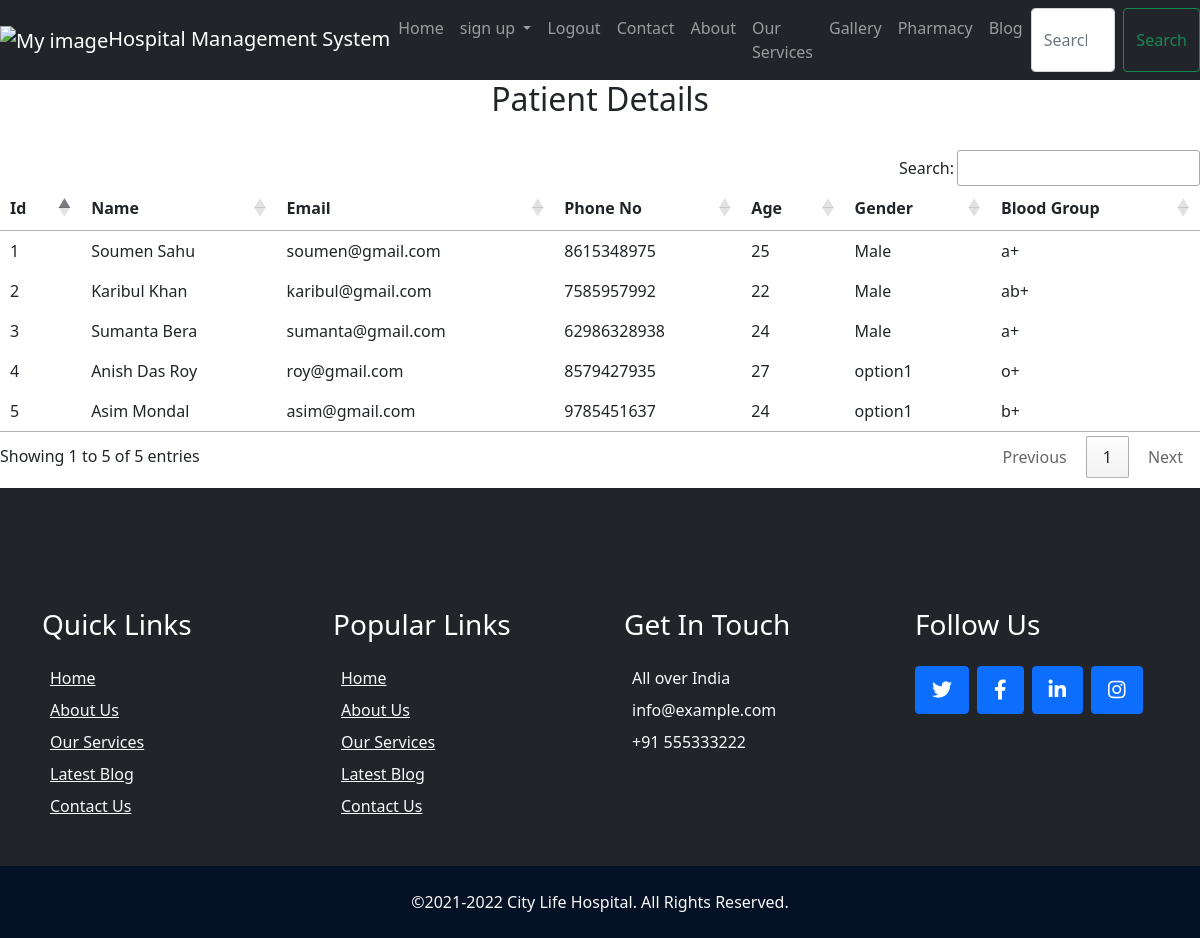
/hospital/patdetails, run on the app's committed database.
### hospital/models.py (models this page shows)
class patient(models.Model):
    name=models.CharField(max_length=50)
    email=models.EmailField()
    phno=models.IntegerField()
    pwd=models.CharField(max_length=50)
    age=models.IntegerField()
    gender=models.CharField(max_length=50)
    blood_group=models.CharField(max_length=50)
    class Meta:
        db_table="patient"

### hospital/views.py (the view)
# urls.py: path('patdetails',views.patdetails),
def patdetails(request):
   p=patient.objects.all()
   return render(request,'patientdetails.html',{'p':p})

### hospital/templates/patientdetails.html (shortened to what this page needs)
{% extends 'base.html' %}
{% load static %}
{% block logout %}
<li class="nav-item">
    <a class="nav-link" href="signout">Logout</a>
</li>
{% endblock %}
{% block body %}
<h2 style="text-align:center">Patient Details</h2><br>
<table id="example">
    <thead>
        <tr>
            <th>Id</th>
            <th>Name</th>
            <th>Email</th>
            <th>Phone No</th>
            <th>Age</th>
            <th>Gender</th>
            <th>Blood Group</th>
        </tr>
    </thead>
    <tbody>
        {% for pat in p %}
        <tr>
            <td>{{pat.id}}</td>
            <td>{{pat.name}}</td>
            <td>{{pat.email}}</td>
            <td>{{pat.phno}}</td>
            <td>{{pat.age}}</td>
            <td>{{pat.gender}}</td>
            <td>{{pat.blood_group}}</td>
        </tr>
        {% endfor %}
    </tbody>
</table>
{% endblock %}

### data on the page
patient: id "1", name "Soumen Sahu", email "soumen@gmail.com", phno "8615348975", age "25", gender "Male", blood_group "a+"
patient: id "2", name "Karibul Khan", email "karibul@gmail.com", phno "7585957992", age "22", gender "Male", blood_group "ab+"
patient: id "3", name "Sumanta Bera", email "sumanta@gmail.com", phno "62986328938", age "24", gender "Male", blood_group "a+"
patient: id "4", name "Anish Das Roy", email "roy@gmail.com", phno "8579427935", age "27", gender "option1", blood_group "o+"
patient: id "5", name "Asim Mondal", email "asim@gmail.com", phno "9785451637", age "24", gender "option1", blood_group "b+"
